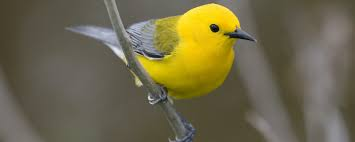
#> input picture bird.jpeg, 355 x 142 px
$ jupyter execute masking.ipynb
#> lines starting #> are read from the running program, lines starting #| are printed output that depends on the picture
[cell 1]
import cv2
import numpy as np

Gx=[[1,2,1],[0,0,0],[-1,-2,-1]]
Gy=[[1,0,-1],[2,0,-2],[1,0,-1]]
img = cv2.imread("./bird.jpeg")
#> img is the input picture: shape (142, 355, 3); mean B, G, R 75.1, 104.2, 111.1
image = cv2.cvtColor(img, cv2.COLOR_BGR2GRAY )
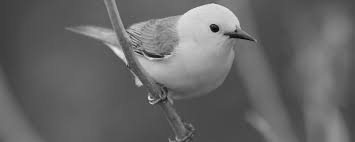
#> image: shape (142, 355); min 1, max 233, mean 102.9

maskx = np.array(([1,2,1],[0,0,0],[-1,-2,-1]))
masky = np.array(([[1,0,-1],[2,0,-2],[1,0,-1]]))

outputx = cv2.filter2D(image, -1, maskx)
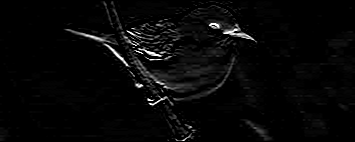
#> outputx: shape (142, 355); min 0, max 255, mean 7.4
outputy = cv2.filter2D(image, -1, masky)
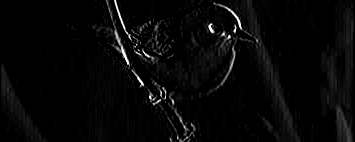
#> outputy: shape (142, 355); min 0, max 255, mean 7.5

cv2.imshow("image", outputx)
cv2.waitKey(0)

cv2.imshow("image", outputy)
cv2.waitKey(0)

print(outputx)
#> (printed output is left out)
print()
print(outputy)
#> (printed output is left out)
